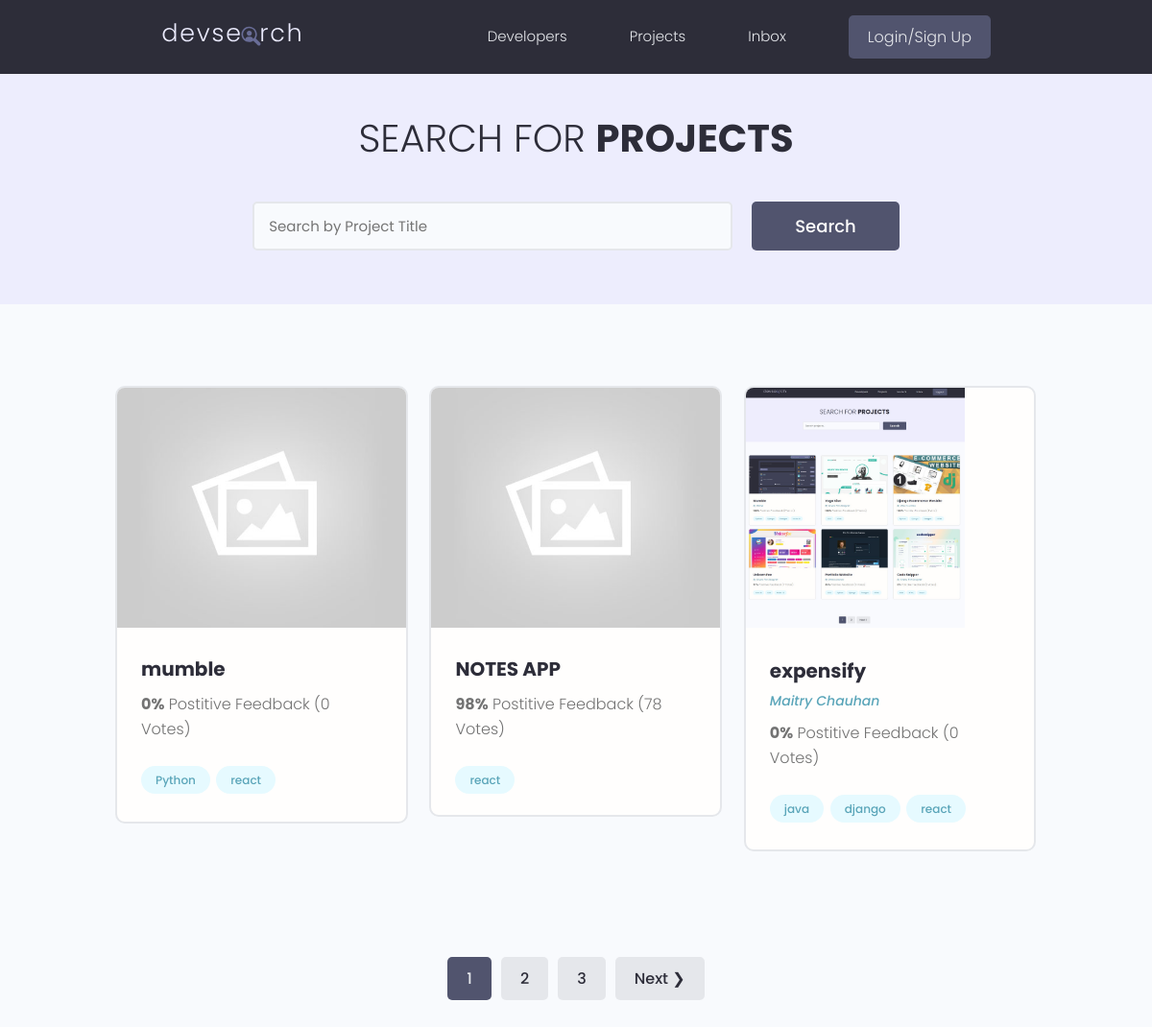
/projects/, run on the app's committed database.
### projects/models.py (models this page shows, shortened)
class Project(models.Model):
    owner = models.ForeignKey(Profile, null = True, blank=True, on_delete=models.SET_NULL)
    title = models.CharField(max_length= 200)
    description = models.TextField(null = True,blank = True)
    featured_image = models.ImageField(null=True,blank=True,default="default.jpeg")
    demo_link = models.CharField(max_length= 200,null = True,blank = True)
    source_link = models.CharField(max_length = 2000,null = True, blank = True)
    tags = models.ManyToManyField('Tag', blank=True)
    vote_total = models.IntegerField(default=0,null=True,blank=True)
    vote_Ratio = models.IntegerField(default=0,null=True,blank=True)
    created = models.DateTimeField(auto_now_add=True)
    id = models.UUIDField(default=uuid.uuid4,unique=True,primary_key=True,editable=False)
    class Meta:
        ordering =['created']

class Tag(models.Model):
    name = models.CharField(max_length=200)
    created = models.DateTimeField(auto_now_add=True)
    id = models.UUIDField(default=uuid.uuid4,unique=True,primary_key=True,editable=False)
    def __str__(self):
        return self.name

### users/models.py (models this page shows, shortened)
class Profile(models.Model):
    user = models.OneToOneField(User,on_delete=models.CASCADE,null=True,blank=True)
    name = models.CharField(max_length=200,blank=True,null = True)
    email = models.EmailField(max_length = 500, blank =True, null=True)
    short_intro = models.CharField(max_length=200, blank=True,null=True)
    bio=models.TextField(blank=True,null=True)
    username = models.CharField(max_length=200,blank=True,null = True)
    profile_image = models.ImageField(null=True,blank=True,upload_to='profile-pics/',default="profile-pics/user-default.png")
    social_github = models.CharField(max_length=200,blank=True,null = True)
    social_twitter = models.CharField(max_length=200,blank=True,null = True)
    social_linkedin = models.CharField(max_length=200,blank=True,null = True)
    social_youtube = models.CharField(max_length=200,blank=True,null = True)
    social_website = models.CharField(max_length=200,blank=True,null = True)
    created = models.DateTimeField(auto_now_add=True)
    id = models.UUIDField(default=uuid.uuid4,unique=True,primary_key=True,editable=False)
    location = models.CharField(max_length=200,blank=True,null = True)

### projects/views.py (the view)
# urls.py: path('projects/',include('projects.urls')),
def projects(request):
    projects,search_query= searchProjects(request)
    results=3
    custom_range, projects= paginateProjects(request,projects,results)
    context = { 'projects':projects,'search_query':search_query,'custom_range':custom_range}
    return render(request,'projects/projects.html',context)

### projects/utils.py (called while the page is built)
def paginateProjects(request,projects,results):
    page = request.GET.get('page')
    paginator = Paginator(projects,results)
    try:
        projects = paginator.page(page)
    except PageNotAnInteger:
        page=1
        projects = paginator.page(page)
    except EmptyPage:
        page = paginator.num_pages
        projects = paginator.page(paginator.num_pages)
    leftIndex = int(page) -4
    if leftIndex < 1:
        leftIndex = 1
    rightIndex= int(page) + 5
    if rightIndex > paginator.num_pages:
        rightIndex = paginator.num_pages
    custom_range = range(leftIndex,rightIndex)
    return custom_range,projects

def searchProjects(request):
    search_query = ''
    if request.GET.get("search_query"):
        search_query= request.GET.get("search_query")
    projects = Project.objects.distinct().filter(Q(title__icontains=search_query)|
                                      Q(description__icontains=search_query)|
                                      Q(owner__name__icontains=search_query)|
                                      Q(tags__name__icontains=search_query)
                                      )
    return projects,search_query

### projects/templates/projects/projects.html (shortened to what this page needs)
{% extends 'main.html' %} {% block content %}
<main class="projects">
  <section class="hero-section text-center">
    <div class="container container--narrow">
      <div class="hero-section__box">
        <h2>Search for <span>Projects</span></h2>
      </div>
      <div class="hero-section__search">
        <form id = "searchForm" class="form" action="{% url 'projects' %}" method="get">
          <div class="form__field">
            <input
              class="input input--text"
              id="formInput#search"
              type="text"
              name="search_query"
              value="{{search_query}}"
              placeholder="Search by Project Title"
            />
          </div>
          <input class="btn btn--sub btn--lg" type="submit" value="Search" />
        </form>
      </div>
    </div>
  </section>
  <section class="projectsList">
    <div class="container">
      <div class="grid grid--three">
        {% for project in projects %}
        <div class="column">
          <div class="card project">
            <a href="{% url 'projectid' project.id %}" class="project">
              <img
                class="project__thumbnail"
                src="{{project.featured_image.url}}"
                alt="project thumbnail"
              />
              <div class="card__body">
                <h3 class="project__title">{{project.title}}</h3>
                <p>
                  {% if project.owner.id %}
                  <a class="project__author" href="{% url 'user-profile' project.owner.id %}"
                    >{{ project.owner.name}}</a
                  >
                  {% endif %}
                </p>
                <p class="project--rating">
                  <span style="font-weight: bold">{{project.vote_Ratio}}%</span>
                  Postitive Feedback ({{project.vote_total}} Vote{{project.vote_total|pluralize:"s"}})
                </p>
                <div class="project__tags">
                  {% for tag in project.tags.all %}
                  <span class="tag tag--pill tag--main">
                    <small>{{tag}}</small>
                  </span>
                  {% endfor %}
                </div>
              </div>
            </a>
          </div>
        </div>
        {% endfor %}
      </div>
    </div>
  </section>
  {% include 'pagination.html' with queryset=projects custom_range=custom_range %}
</main>
<br />
{% endblock content %}

### static/styles/app.css (style rules this page uses)
:root { --color-sub: #2d2d39; }
.btn--sub { background-color: var(--color-sub-light); }
.card { border: 2px solid var(--color-light); }
img { width: 100%; }
.hero-section { height: 40vh; display: flex; align-items: center; background-color: var(--color-sub); }
.hero-section__box { margin-bottom: 4rem; }
.hero-section__box > h2, .hero-section__box > h2 > span { font-size: 4rem; color: var(--color-light); line-height: 1.3; text-transform: uppercase; }
.hero-section__box > h2 { font-weight: 300; }
.hero-section__box > h2 > span { font-weight: 700; }
.hero-section__search > .form { display: flex; align-items: center; justify-content: center; gap: 2rem; }
.hero-section__search > .form input.input--text { width: 50rem; }
.project__author { font-size: 1.4rem; font-style: italic; }
.project--rating { margin-bottom: 1.6em; margin-top: .5em; }
.projects > .hero-section { background: var(--color-sub-lighter); height: 30vh; }
.projects .hero-section__box { margin-bottom: 2.5rem; }
.projects .hero-section__box > h2 { color: var(--color-sub); }
.projects .hero-section__box > h2 > span { font-weight: 700; color: var(--color-sub); }
.projectsList { margin-top: 8rem; }
.project__thumbnail { height: 25rem; object-fit: cover; object-position: top center; }
.project__title { font-size: 2rem; font-weight: 700; color: var(--color-sub); }

### static/uikit/styles/modules/_variables.css (style rules this page uses)
:root { --color-main: #5aa5b9; --color-main-light: #e6faff; --color-sub: #3f4156; --color-sub-light: #51546e; --color-sub-lighter: #ededfd; --color-text: #737373; --color-gray: #8b8b8b; --color-light: #e5e7eb; --color-light-gray: #767676; --color-bg: #f8fafd; --color-white: #fffefd; --color-white-light: #f3f3f3; --color-success: #359e64; --color-success-bg: #def8e8; --color-error: #fc4b0b; --color-error-bg: #fff2ee; --font-base: 'Poppins', arial, helvetica, 'Segoe UI', roboto, ubuntu, sans-serif; --font-monospace: 'Fira Code', 'Courier New', courier, monospace; --font-regular: 300; --font-medium: 500; --font-bold: 700; --generic-shadow: 1px 1px 5px #00000010; --generic-transition: all 0.3s ease-in-out; }

### static/uikit/styles/modules/_base.css (style rules this page uses)
* { margin: 0; padding: 0; box-sizing: border-box; text-rendering: optimizeLegibility; color: inherit; font-size: inherit; }
html { font-size: 50%; }
@media only screen and (min-width: 480px) { html { font-size: 56.25%; } }
@media only screen and (min-width: 1200px) { html { font-size: 62.5%; } }
body { line-height: 1.6; font-weight: 400; font-size: 1.5rem; color: var(--color-text); background-color: var(--color-bg); min-height: 100vh; }

### static/uikit/styles/modules/_typography.css (style rules this page uses)
* { font-family: var(--font-base); }
h2 { font-size: 3.6rem; font-weight: var(--font-bold); }
h3 { font-size: 3.2rem; font-weight: var(--font-medium); }
p, span, strong { font-size: 1.6rem; color: var(--color-text); font-weight: var(--font-regular); }
a { padding-bottom: 2px; text-decoration: none; display: inline-block; color: var(--color-main); font-weight: var(--font-medium); }

### static/uikit/styles/modules/_utilities.css (style rules this page uses)
.container { width: 92%; max-width: 165rem; margin: 0 auto; box-sizing: border-box; }
.container--narrow { width: 92%; max-width: 120rem; }
@media screen and (min-width: 1000px) { .container { width: 90%; } }
@media screen and (min-width: 1000px) { .container--narrow { width: 85%; } }
@media screen and (min-width: 1200px) { .container { width: 80%; } }
@media screen and (min-width: 1200px) { .container--narrow { width: 72%; } }
.text-center { text-align: center; }

### static/uikit/styles/modules/_button.css (style rules this page uses)
.btn { display: inline-block; position: relative; cursor: pointer; background-color: var(--color-light); font-weight: var(--font-medium); color: var(--color-sub); text-decoration: none; padding: 1rem 2rem; border-radius: 0.5rem; border: none; width: -webkit-fit-content; width: -moz-fit-content; width: fit-content; height: -webkit-fit-content; height: -moz-fit-content; height: fit-content; font-size: 1.6rem; outline-width: 0; outline-color: transparent; -webkit-backface-visibility: hidden; backface-visibility: hidden; transition: all 0.3s ease-in-out; }
.btn--sub { background-color: var(--color-sub); color: var(--color-white); }
.btn--lg { font-size: 1.8rem; padding: 1.2rem 4.5rem; }

### static/uikit/styles/modules/_card.css (style rules this page uses)
.card { border-radius: 1rem; background-color: var(--color-white); border: 1.5px solid var(--color-light); width: auto; height: auto; margin-top: 0.5rem; margin-bottom: 0.5rem; overflow: hidden; }
.card__body, .card__header { padding: 2rem 2.5rem; }

### data on the page
Project: featured_image (placeholder picture), title "mumble", vote_Ratio "0", vote_total "0"
Tag: name "Python"
Tag: name "react"
Project: featured_image (placeholder picture), title "NOTES APP", vote_Ratio "98", vote_total "78"
Project: featured_image (picture), title "expensify", owner.name "Maitry Chauhan", vote_Ratio "0", vote_total "0"
Tag: name "java"
Tag: name "django"

### other printed values
{{ page }} "1"
{{ page }} "2" "3"
